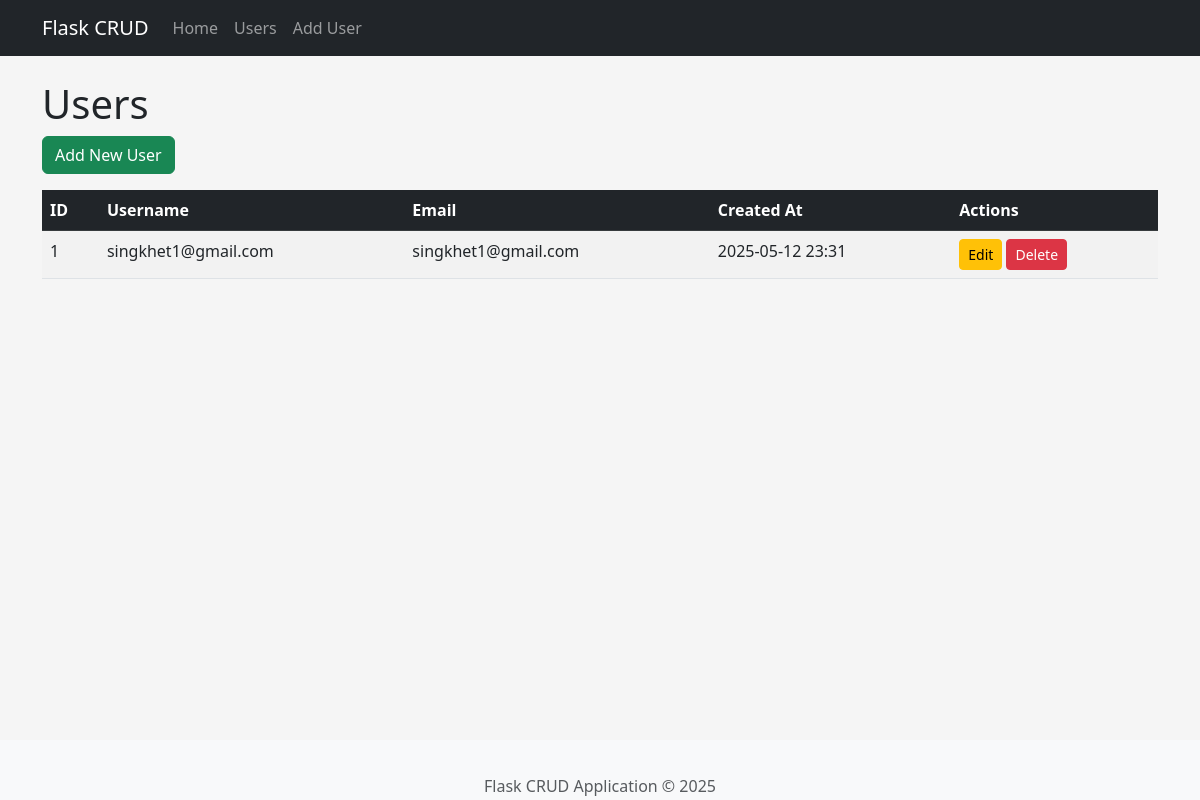
/users, run on an earlier commit of the app's database.
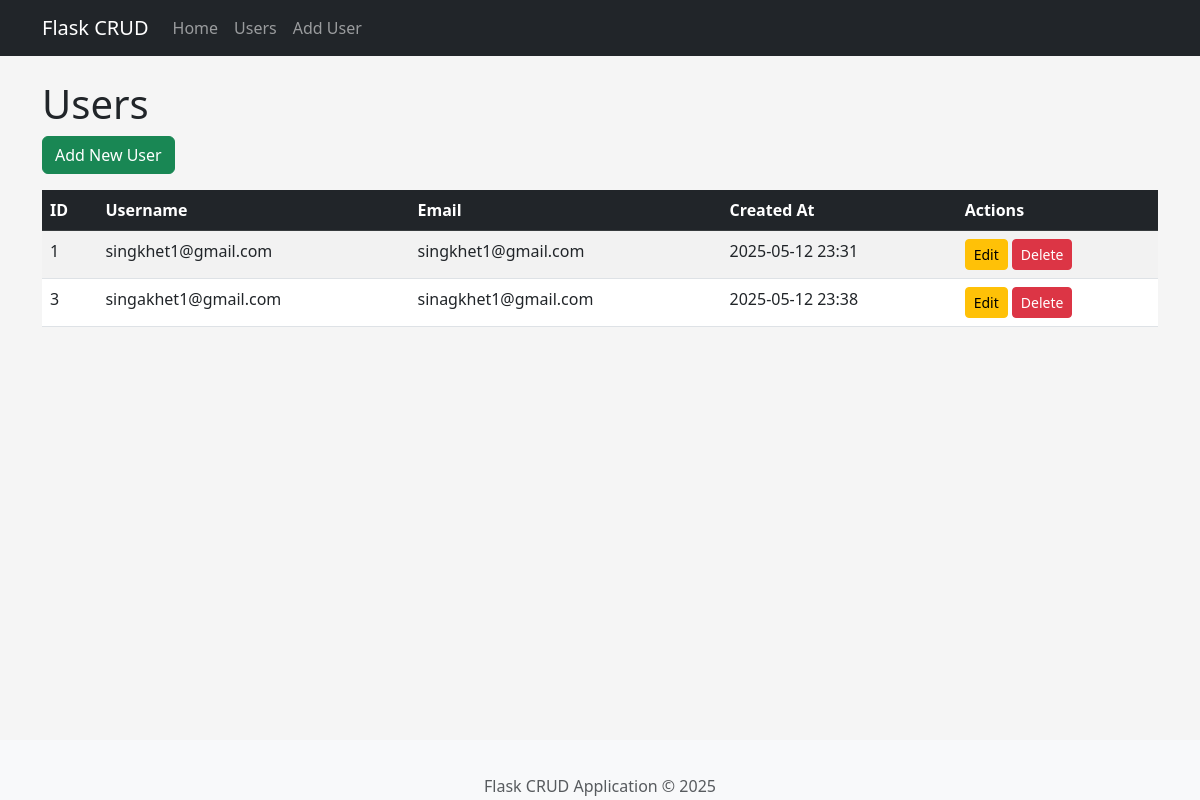
And on a later commit of the database.
### models/user.py (models this page shows, shortened)
class User(db.Model):
    id = db.Column(db.Integer, primary_key=True)
    username = db.Column(db.String(80), unique=True, nullable=False)
    email = db.Column(db.String(120), unique=True, nullable=False)
    created_at = db.Column(db.DateTime, default=datetime.now())
    updated_at = db.Column(db.DateTime, default=datetime.now(), onupdate=datetime.now())

### routes/user_routes.py (the view)
@user_bp.route('/users')
def users():
    users = User.query.all()
    return render_template('users.html', users=users)

### templates/users.html (shortened to what this page needs)
{% extends 'base.html' %}
{% block content %}
<h1>Users</h1>
<a href="{{ url_for('users.create_user') }}" class="btn btn-success mb-3">Add New User</a>
{% if users %}
    <div class="table-responsive">
        <table class="table table-striped table-hover">
            <thead class="table-dark">
                <tr>
                    <th>ID</th>
                    <th>Username</th>
                    <th>Email</th>
                    <th>Created At</th>
                    <th>Actions</th>
                </tr>
            </thead>
            <tbody>
                {% for user in users %}
                <tr>
                    <td>{{ user.id }}</td>
                    <td>{{ user.username }}</td>
                    <td>{{ user.email }}</td>
                    <td>{{ user.created_at.strftime('%Y-%m-%d %H:%M') }}</td>
                    <td>
                        <a href="{{ url_for('users.edit_user', user_id=user.id) }}" class="btn btn-warning btn-sm">Edit</a>
                        <button type="button" class="btn btn-danger btn-sm" data-bs-toggle="modal" data-bs-target="#deleteModal{{ user.id }}">
                            Delete
                        </button>
                    </td>
                </tr>
                {% endfor %}
            </tbody>
        </table>
    </div>
{% else %}
    <div class="alert alert-info">No users found. Add a new user to get started.</div>
{% endif %}
{% endblock %}

### templates/base.html (shortened to what this page needs)
<!DOCTYPE html>
<html lang="en">
<head>
    <link rel="stylesheet" href="https://cdnjs.cloudflare.com/ajax/libs/bootstrap/5.3.0/css/bootstrap.min.css">
    <link rel="stylesheet" href="{{ url_for('static', filename='css/style.css') }}">
</head>
<body>
    <nav class="navbar navbar-expand-lg navbar-dark bg-dark">
        <div class="container">
            <a class="navbar-brand" href="{{ url_for('users.index') }}">Flask CRUD</a>
            <div class="collapse navbar-collapse" id="navbarNav">
                <ul class="navbar-nav">
                    <li class="nav-item">
                        <a class="nav-link" href="{{ url_for('users.index') }}">Home</a>
                    </li>
                    <li class="nav-item">
                        <a class="nav-link" href="{{ url_for('users.users') }}">Users</a>
                    </li>
                    <li class="nav-item">
                        <a class="nav-link" href="{{ url_for('users.create_user') }}">Add User</a>
                    </li>
                </ul>
            </div>
        </div>
    </nav>
    <div class="container mt-4">
        {% block content %}{% endblock %}
    </div>
    <footer class="footer mt-5 py-3 bg-light">
        <div class="container text-center">
            <span class="text-muted">Flask CRUD Application &copy; 2025</span>
        </div>
    </footer>
</body>
</html>

### static/css/style.css (style rules this page uses)
body { padding-bottom: 70px; background-color: #f5f5f5; }
.table { background-color: white; }
.footer { position: fixed; bottom: 0; width: 100%; height: 60px; line-height: 60px; background-color: #f5f5f5; }

What changed in the data, as far as the page shows it:
added User: id "3", username "singakhet1@gmail.com", email "sinagkhet1@gmail.com", created_at "2025-05-12 23:38"
